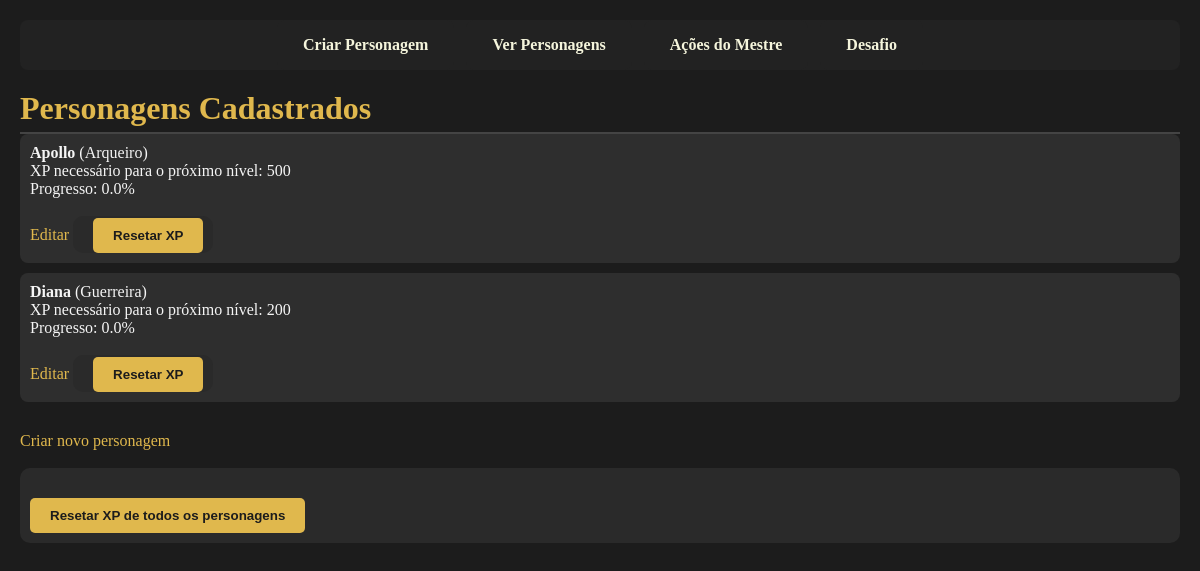
/, run on an earlier commit of the app's database.
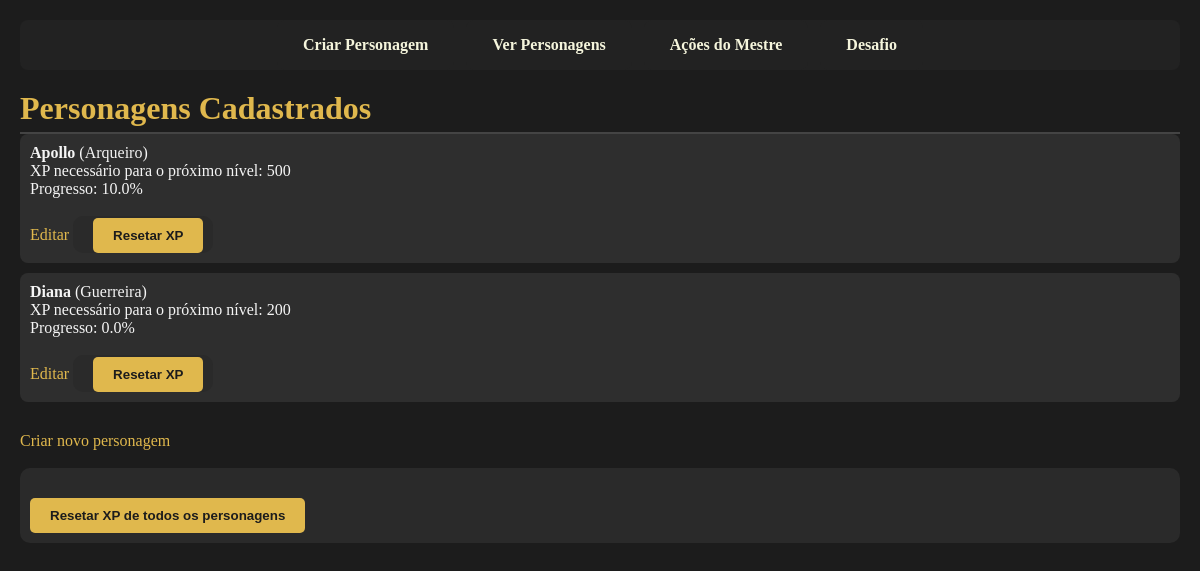
And on a later commit of the database.
### jogo/models.py (models this page shows, shortened)
class Personagem(models.Model):
    nome = models.CharField(max_length=100)
    classe = models.CharField(max_length=100)
    forca = models.IntegerField()
    inteligencia = models.IntegerField()
    carisma = models.IntegerField()
    destreza = models.IntegerField()
    nivel = models.IntegerField(default=1)
    experiencia = models.IntegerField(default=0)

### jogo/views.py (the view)
# urls.py: path('', views.listar_personagens, name='listar_personagens'),
def listar_personagens(request):
    personagens = Personagem.objects.all()
    personagens_info = []
    for p in personagens:
        xp_necessario = (p.nivel + 1) * 100
        progresso = (p.experiencia / xp_necessario) * 100 if xp_necessario > 0 else 0
        personagens_info.append({
            'personagem': p,
            'xp_necessario': xp_necessario,
            'progresso': round(progresso, 2)
        })
    return render(request, 'jogo/listar_personagens.html', {'personagens_info': personagens_info})

### jogo/templates/jogo/listar_personagens.html (shortened to what this page needs)
{% extends 'base.html' %}
{% block content %}
<h1>Personagens Cadastrados</h1>
<ul>
    {% for info in personagens_info %}
        <li>
            <strong>{{ info.personagem.nome }}</strong> ({{ info.personagem.classe }})<br>
            XP necessário para o próximo nível: {{ info.xp_necessario }}<br>
            Progresso: {{ info.progresso }}%
            <br>
            <a href="{% url 'editar_personagem' pk=info.personagem.pk %}">Editar</a>
            <form method="post" action="{% url 'resetar_xp_personagem' pk=info.personagem.pk %}" style="display:inline; margin: 0px; padding: 10px; max-width: 100%;">
                <button type="submit" style="margin-left: 10px;">Resetar XP</button>
            </form>
        </li>
    {% empty %}
        <li>Nenhum personagem cadastrado.</li>
    {% endfor %}
</ul>
<a href="{% url 'criar_personagem' %}">Criar novo personagem</a>
<br>
<br>
<form method="post" action="{% url 'resetar_xp' %}" style="margin: 0px; padding: 10px; max-width: 100%;">
    <button type="submit">Resetar XP de todos os personagens</button>
</form>
{% endblock %}

What changed in the data, as far as the page shows it:
changed Personagem "Apollo": progresso "0.0" → "10.0"
